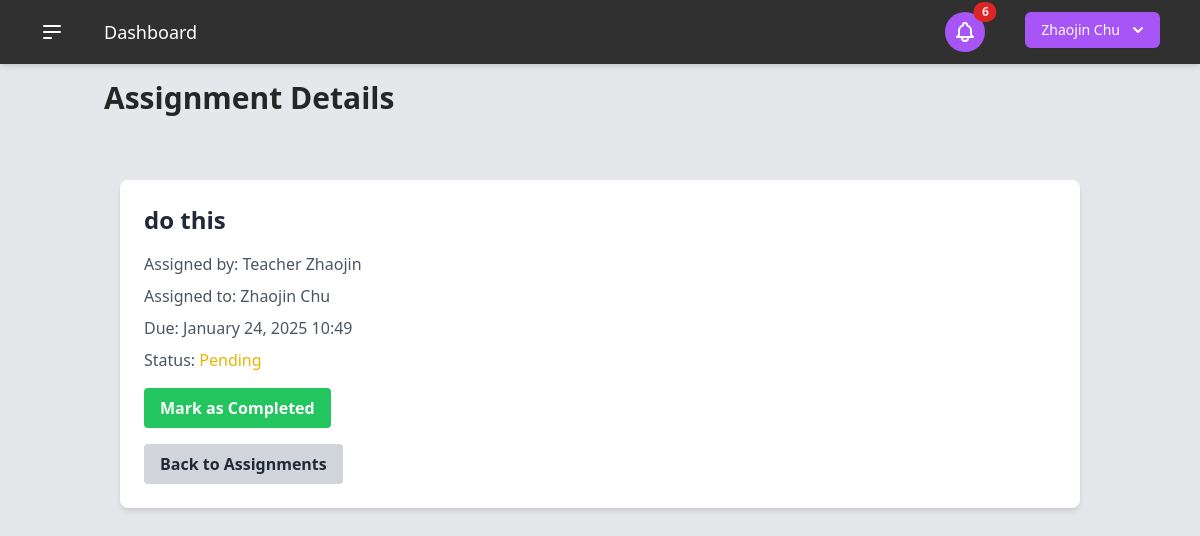
The page /assignments/1/ (signed in) on the database its author committed.
### users/models.py (models this page shows, shortened)
class User(AbstractBaseUser):
    USER_TYPE_CHOICES = (
        (1, "Student"),
        (2, "Teacher"),
    )
    user_type = models.PositiveSmallIntegerField(
        choices=USER_TYPE_CHOICES,
        default=1,
    )
    timezone = models.CharField(max_length=50, default="UTC")
    email = models.EmailField(
        "email address",
        max_length=255,
        unique=True,
        validators=[EmailValidator(message="Enter a valid email address.")],
    )
    first_name = models.CharField(
        "first name",
        max_length=150,
        validators=[
            RegexValidator(r"^[a-zA-Z\s]+$", "Enter a valid first name (letters only).")
        ],
    )
    last_name = models.CharField(
        "last name",
        max_length=150,
        validators=[
            RegexValidator(r"^[a-zA-Z\s]+$", "Enter a valid last name (letters only).")
        ],
    )
    password = models.CharField(
        "password",
        max_length=255,
        validators=[
            MinLengthValidator(8),
            RegexValidator(
                r"^(?=.*[a-z])(?=.*[A-Z])(?=.*\d)[A-Za-z\d]{8,}$",
                "Password must have at least 8 characters, including a number and a capital letter.",
            ),
        ],
    )
    contact_number = PhoneNumberField()
    date_of_birth = models.DateField("date of birth")
    two_factor_enabled = models.BooleanField(default=False)
    two_factor_code = models.CharField(max_length=6, blank=True, null=True)
    two_factor_code_expiry = models.DateTimeField(blank=True, null=True)
    password_reset_token = models.CharField(max_length=100, null=True, blank=True)
    password_reset_token_created_at = models.DateTimeField(null=True, blank=True)
    objects = UserManager()
    USERNAME_FIELD = "email"
    REQUIRED_FIELDS = ["__all__"]
    def get_full_name(self):
        return f"{self.first_name} {self.last_name}"

class Teacher(models.Model):
    teacher_id = models.AutoField(primary_key=True)
    user = models.OneToOneField(User, on_delete=models.CASCADE)
    extra_teacher_info = models.TextField(
        "extra / optional teacher information",
        max_length=2000,
        blank=True,  # This field is optional
        null=True,
    )

class Student(models.Model):
    student_id = models.AutoField(primary_key=True)
    user = models.OneToOneField(User, on_delete=models.CASCADE)
    extra_student_info = models.TextField(
        "extra / optional student information",
        max_length=2000,
        blank=True,  # This field is optional
        null=True,
    )
    grade_level = models.IntegerField(
        "grade level",
        validators=[
            RegexValidator(r"^\d+$", "Enter a valid grade level between 1 and 12.")
        ],
    )

### communications/models.py (models this page shows, shortened)
class Assignment(models.Model):
    assignment_id = models.AutoField(primary_key=True)
    teacher = models.ForeignKey(Teacher, on_delete=models.CASCADE)
    student = models.ForeignKey(Student, on_delete=models.CASCADE)
    task_content = models.TextField()
    due_date = models.DateTimeField()
    timestamp = models.DateTimeField(auto_now_add=True)
    is_completed = models.BooleanField(default=False)
    completion_date = models.DateTimeField(null=True, blank=True)

### communications/views.py (the view)
@login_required
def assignment_detail(request, assignment_id):
    assignment = get_object_or_404(Assignment, pk=assignment_id)
    if request.user.user_type == 1 and assignment.student != request.user.student:
        messages.error(request, "You do not have permission to view this task.")
        return redirect("assignment_list")
    if request.user.user_type == 2 and assignment.teacher != request.user.teacher:
        messages.error(request, "You do not have permission to view this task.")
        return redirect("assignment_list")
    return render(
        request, "communications/assignment_detail.html", {"assignment": assignment}
    )

### templates/communications/assignment_detail.html (shortened to what this page needs)
{% extends "_dashboard.html" %}
{% load static %}
{% block name %}Assignment Details{% endblock %}
{% block content %}
<div class="container mx-auto px-4 py-8">
    <div class="bg-white shadow-md rounded-lg p-6">
        <h3 class="text-2xl font-semibold text-gray-800 mb-4">{{ assignment.task_content }}</h3>
        <p class="text-gray-600 mb-2">Assigned by: {{ assignment.teacher.user.get_full_name }}</p>
        <p class="text-gray-600 mb-2">Assigned to: {{ assignment.student.user.get_full_name }}</p>
        <p class="text-gray-600 mb-2">Due: {{ assignment.due_date|date:"F d, Y H:i" }}</p>
        <p class="text-gray-600 mb-4">Status:
            <span class="{% if assignment.is_completed %}text-green-500{% else %}text-yellow-500{% endif %}">
                {% if assignment.is_completed %}Completed{% else %}Pending{% endif %}
            </span>
        </p>
        {% if user.user_type == 1 and not assignment.is_completed %}
        <form method="post" action="{% url 'mark_completed' assignment.assignment_id %}">
            <button type="submit" class="bg-green-500 hover:bg-green-600 text-white font-bold py-2 px-4 rounded transition duration-300 ease-in-out">
                Mark as Completed
            </button>
        </form>
        {% endif %}
        <a href="{% url 'assignment_list' %}" class="mt-4 inline-block bg-gray-300 hover:bg-gray-400 text-gray-800 font-bold py-2 px-4 rounded transition duration-300 ease-in-out">
            Back to Assignments
        </a>
    </div>
</div>
{% endblock %}

### templates/components/current_user.html (shortened to what this page needs)
{% load static %}
<div x-data="{ open: false }" class="relative inline-block text-left mr-4">
    <div>
        <button
            @click="open = !open"
            type="button"
            class="inline-flex justify-center w-full rounded-md shadow-sm px-4 py-2 bg-purple-500 text-sm font-medium text-white hover:bg-purple-600 ring-purple-800"
            id="options-menu"
            aria-haspopup="true"
            x-bind:aria-expanded="open"
        >
            {{ user.first_name }} {{ user.last_name }}
            <svg
                class="-mr-1 ml-2 h-5 w-5"
                xmlns="http://www.w3.org/2000/svg"
                viewBox="0 0 20 20"
                fill="currentColor"
                aria-hidden="true"
            >
                <path
                    fill-rule="evenodd"
                    d="M5.293 7.293a1 1 0 011.414 0L10 10.586l3.293-3.293a1 1 0 111.414 1.414l-4 4a1 1 0 01-1.414 0l-4-4a1 1 0 010-1.414z"
                    clip-rule="evenodd"
                />
            </svg>
        </button>
    </div>
</div>

### rows shown on the page
User: first_name "Zhaojin", last_name "Chu"
Assignment: task_content "do this", teacher.user.get_full_name "Teacher Zhaojin", student.user.get_full_name "Zhaojin Chu", due_date "January 24, 2025 10:49"
